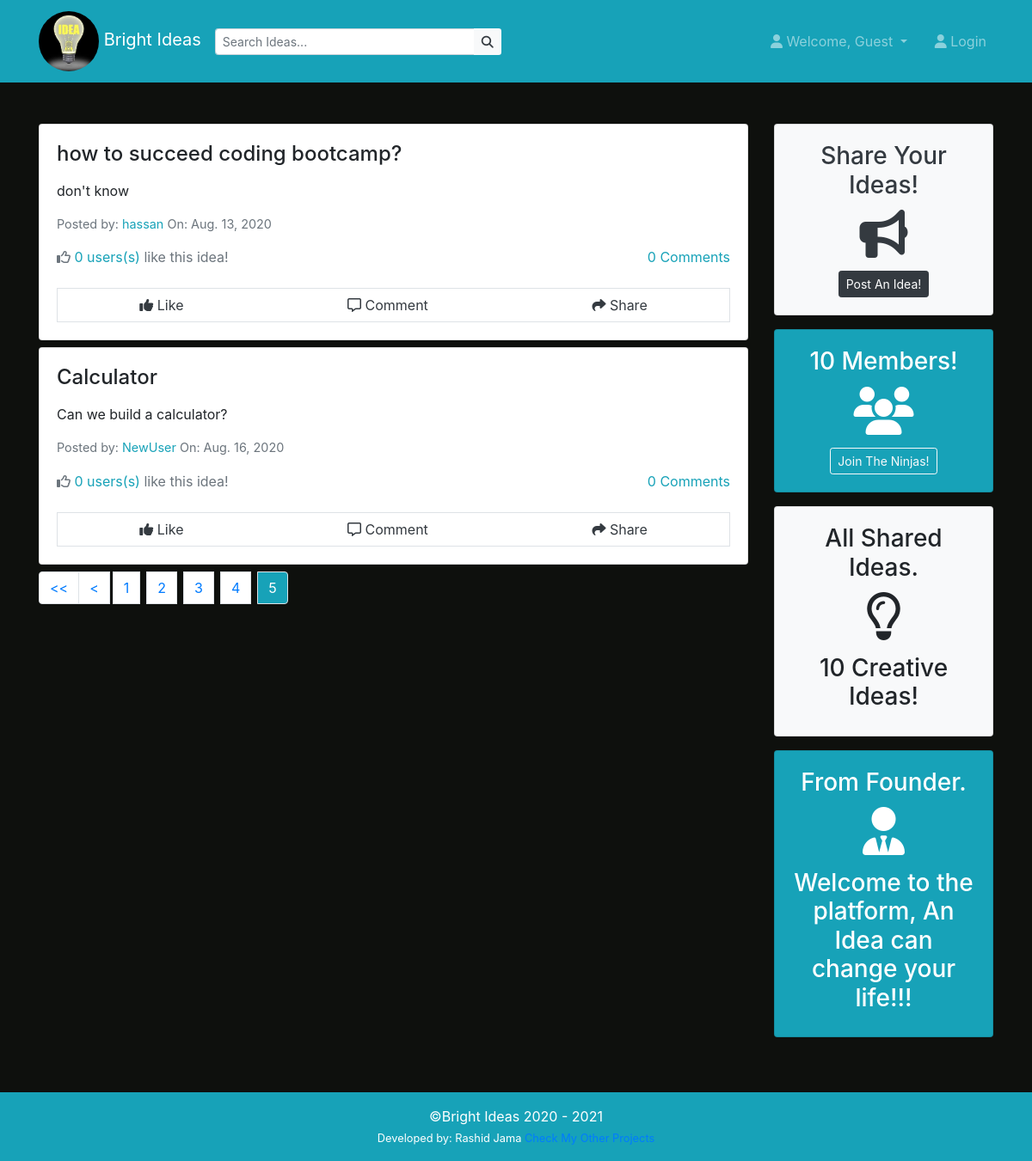
The app's page /?page=5 with its own data.
### ideas/models.py (models this page shows)
class Post(models.Model):
  title = models.CharField(max_length=255)
  content = models.TextField()
  author = models.ForeignKey(User, related_name='posts', on_delete=models.CASCADE)
  who_likes = models.ManyToManyField(User, related_name='liked_posts')
  created_at = models.DateTimeField(auto_now_add=True)
  updated_at = models.DateTimeField(auto_now=True)
  objects = PostManager()

### ideas/views.py (the view)
# urls.py: path('', views.index, name='index'),
def index(request):
  users = User.objects.all()
  all_posts = Post.objects.all()
  posts = most_liked = Post.objects.annotate(like_count=Count('who_likes')).order_by('-like_count')
  paginator = Paginator(posts, 2)
  page = request.GET.get('page')
  posts = paginator.get_page(page)
  context = {
    'posts': posts,
    'users': users,
    'all_posts': all_posts
  }
  return render(request, 'ideas/index.html', context)

### templates/ideas/index.html (shortened to what this page needs)
{% extends 'ideas/base.html' %}
{% load tz %}
{% block body_block %}
<section id="posts">
  <div class="container mt-4 mb-5">
    <div class="row">
      <div class="col-md-9">
        {% for post in posts %}
        <div class="card mb-2">
          <div class="card-body">
            <h4>{{post.title}}</h4>
            <p class="lead">{{post.content | safe}}</p>
            <p class="figure-caption">Posted by: <a
                href="{% url 'ideas:member_details' post.author.id %}" class="text-info">{{post.author.username}}</a> On:
              {{post.created_at | date }}</p>
            <div class="people_like mt-2 mb-4 d-flex justify-content-between">
              <span class="text-muted"> <i class="far fa-thumbs-up"></i>
                <a href="{% url 'ideas:likers' post.id %}" class="likers text-info">
                  {{post.who_likes.count}} users(s)</a> like this idea!</span>
              <div><a data-toggle="collapse" href="#collapse{{post.id}}" role="button" aria-expanded="false"
                  aria-controls="collapseComments" class="text-info">{{post.post_comment.count}} Comments</a></div>
            </div>
            <div class="like_comment mt-3 d-flex justify-content-around border">
              <a href="{% url 'ideas:who_likes' post.id %}" class="btn text-dark"><i class="fas fa-thumbs-up fa-1x"></i>
                Like</a>
              <a class="btn text-dark" data-toggle="collapse" href="#collapseComments{{post.id}}" role="button"
                aria-expanded="false" aria-controls="collapseExample"><i class="far fa-comment-alt"></i> Comment</a>
              <a class="btn text-dark" data-toggle="collapse" href="#collapseShare{{post.id}}" role="button"
                aria-expanded="false" aria-controls="collapseShare"><i class="fas fa-share"></i> Share</a>
            </div>
          </div>
        </div>
        {% endfor %}
        <nav aria-label="Page navigation">
          <ul class="pagination mb-3">
            {% if posts.has_previous %}
            <li class="page-item"><a class="page-link" href="?page=1">
                <<</a> </li> <li class="page-item"><a class="page-link" href="?page={{posts.previous_page_number}}">
                    <</a> </li> {% endif %} {% for num in posts.paginator.page_range %} {% if posts.number == num %} <li
                      class="page-item mx-1"><a class="page-link bg-info text-white" href="{{posts.number}}">{{num}}</a>
            </li>
            {% else %}
            <li class="page-item mx-1"><a class="page-link" href="?page={{num}}">{{num}}</a></li>
            {%endif%}
            {% endfor %}
          </ul>
        </nav>
      </div>
      <div class="col-md-3">
        <div class="card text-center bg-light text-dark mb-3">
          <div class="card-body">
            <h3>Share Your Ideas!</h3>
            <h4 class="display-4">
              <i class="fas fa-bullhorn"></i>
            </h4>
            <a href="{% url 'ideas:post'%}" class="btn btn-dark btn-sm">Post An Idea!</a>
          </div>
        </div>
        <div class="card text-center bg-info text-white mb-3">
          <div class="card-body">
            <h3><span>{{users.count}}</span> Members!</h3>
            <h4 class="display-4">
              <i class="fas fa-users"></i>
            </h4>
            <a href="{% url 'ideas:register'%}" class="btn btn-outline-light btn-sm">Join The Ninjas!</a>
          </div>
        </div>
        <div class="card text-center bg-light mb-3">
          <div class="card-body">
            <h3>All Shared Ideas.</h3>
            <h4 class="display-4">
              <i class="far fa-lightbulb"></i>
            </h4>
            <h3> {{all_posts.count}} Creative Ideas!</h3>
          </div>
        </div>
        <div class="card text-center bg-info text-white mb-3">
          <div class="card-body">
            <h3>From Founder.</h3>
            <h4 class="display-4">
              <i class="fas fa-user-tie"></i>
            </h4>
            <h3>Welcome to the platform, An Idea can change your life!!!</h3>
          </div>
        </div>
      </div>
    </div>
  </div>
</section>
{% endblock %}

### static/ideas/style.css (style rules this page uses)
html { height: 100%; }
body { background-image: url('https://www.integrify.com/site/assets/files/2452/idea-management.jpg'); min-height: 100vh; }

### records on screen
Post: title "how to succeed coding bootcamp?", content "don't know", author.username "hassan", created_at "Aug. 13, 2020", who_likes.count "0", post_comment.count "0"
Post: title "Calculator", content "Can we build a calculator?", author.username "NewUser", created_at "Aug. 16, 2020", who_likes.count "0", post_comment.count "0"

### other values on screen
{{ num }} "1" "2" "3" "4"
{{ num }} "5"
{{ users.count }} "10"
{{ all_posts.count }} "10"
